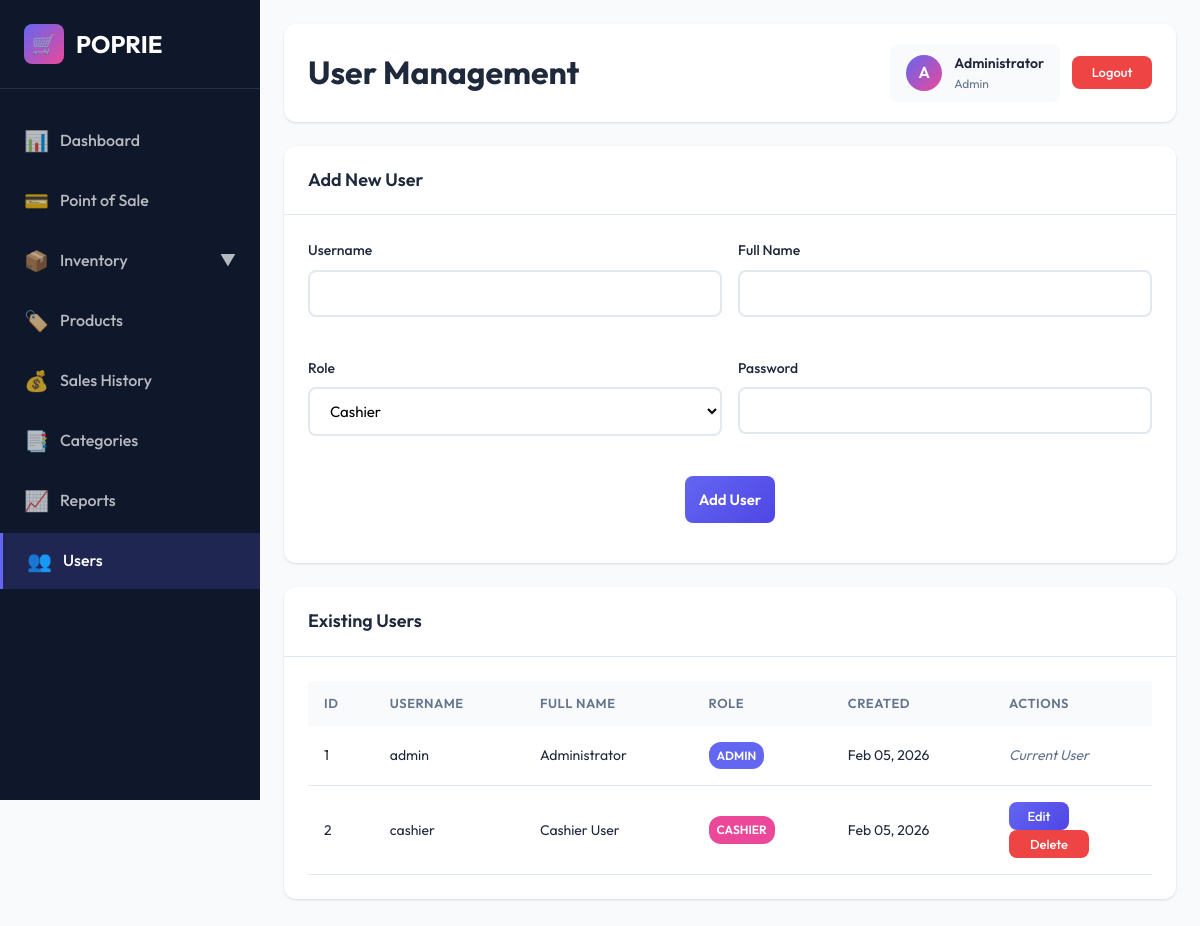
/users.php (signed in), run on the app's committed database.
### tables this page shows
CREATE TABLE IF NOT EXISTS users (
    user_id INT AUTO_INCREMENT PRIMARY KEY,
    username VARCHAR(50) UNIQUE NOT NULL,
    password VARCHAR(255) NOT NULL,
    full_name VARCHAR(100) NOT NULL,
    role ENUM('admin', 'cashier') DEFAULT 'cashier',
    created_at TIMESTAMP DEFAULT CURRENT_TIMESTAMP
);

### includes/auth.php (called while the page is built, shortened)
<?php
function getCurrentUser() {
    return [
        'user_id' => $_SESSION['user_id'] ?? null,
        'username' => $_SESSION['username'] ?? null,
        'full_name' => $_SESSION['full_name'] ?? null,
        'role' => $_SESSION['role'] ?? null
    ];
}
?>

### users.php (the view, shortened to what this page needs)
<?php
require_once 'includes/config.php';
require_once 'includes/auth.php';
$page = isset($_GET['page']) ? max(1, intval($_GET['page'])) : 1;
$limit = 5;
$offset = ($page - 1) * $limit;
$users = $conn->query("SELECT user_id, username, full_name, role, created_at FROM users ORDER BY created_at DESC LIMIT $limit OFFSET $offset");
?>
<!DOCTYPE html>
<html lang="en">
<head>
    <link rel="stylesheet" href="css/style.css">
</head>
<body>
    <div class="main-wrapper">
        <?php include 'includes/sidebar.php'; ?>
        <div class="main-content">
            <div class="header">
                <h1>User Management</h1>
                <div class="header-actions">
                    <div class="user-info">
                        <div class="user-avatar"><?php echo strtoupper(substr($user['full_name'], 0, 1)); ?></div>
                        <div class="user-details">
                            <h4><?php echo htmlspecialchars($user['full_name']); ?></h4>
                            <p><?php echo ucfirst($user['role']); ?></p>
                        </div>
                    </div>
                    <a href="logout.php" class="btn btn-logout btn-sm">Logout</a>
                </div>
            </div>
            <div class="card">
                <div class="card-header">
                    <h3>Add New User</h3>
                </div>
                <div class="card-body">
                    <form method="POST" class="form-row" style="display: grid; grid-template-columns: 1fr 1fr; gap: 16px;">
                        <div class="form-group">
                            <label>Username</label>
                            <input type="text" class="form-control" name="username" required>
                        </div>
                        <div class="form-group">
                            <label>Full Name</label>
                            <input type="text" class="form-control" name="full_name" required>
                        </div>
                        <div class="form-group">
                            <label>Role</label>
                            <select class="form-control" name="role" required>
                                <option value="cashier">Cashier</option>
                            </select>
                        </div>
                        <div class="form-group">
                            <label>Password</label>
                            <input type="password" class="form-control" name="password" required>
                        </div>
                        <div style="grid-column: 1 / -1;">
                            <button type="submit" class="btn btn-primary">Add User</button>
                        </div>
                    </form>
                </div>
            </div>
            <div class="card">
                <div class="card-header">
                    <h3>Existing Users</h3>
                </div>
                <div class="card-body">
                    <div class="table-responsive">
                        <table>
                            <thead>
                                <tr>
                                    <th>ID</th>
                                    <th>Username</th>
                                    <th>Full Name</th>
                                    <th>Role</th>
                                    <th>Created</th>
                                    <th>Actions</th>
                                </tr>
                            </thead>
                            <tbody>
                                <?php while ($user = $users->fetch_assoc()): ?>
                                    <tr>
                                        <td><?php echo $user['user_id']; ?></td>
                                        <td><?php echo htmlspecialchars($user['username']); ?></td>
                                        <td><?php echo htmlspecialchars($user['full_name']); ?></td>
                                        <td>
                                            <span class="badge <?php echo $user['role'] === 'admin' ? 'badge-primary' : 'badge-secondary'; ?>">
                                                <?php echo ucfirst($user['role']); ?>
                                            </span>
                                        </td>
                                        <td><?php echo date('M d, Y', strtotime($user['created_at'])); ?></td>
                                        <td>
                                            <?php if ($user['user_id'] != $_SESSION['user_id']): ?>
                                                <button onclick="editUser(<?php echo $user['user_id']; ?>, '<?php echo htmlspecialchars($user['username']); ?>', '<?php echo htmlspecialchars($user['full_name']); ?>', '<?php echo $user['role']; ?>')" class="btn btn-sm btn-primary">Edit</button>
                                                <button onclick="deleteUser(<?php echo $user['user_id']; ?>)" class="btn btn-sm btn-danger">Delete</button>
                                            <?php else: ?>
                                                <span class="text-muted">Current User</span>
                                            <?php endif; ?>
                                        </td>
                                    </tr>
                                <?php endwhile; ?>
                            </tbody>
                        </table>
                    </div>
                </div>
            </div>
        </div>
    </div>
</body>
</html>

### data on the page
users: user_id "1", username "admin", full_name "Administrator", role "ADMIN", created_at "Feb 05, 2026", shows "Current User"
users: user_id "2", username "cashier", full_name "Cashier User", role "CASHIER", created_at "Feb 05, 2026"

### other printed values
substr($user['full_name'], 0, 1) "A"
$user['full_name'] "Administrator"
$user['role'] "Admin"
